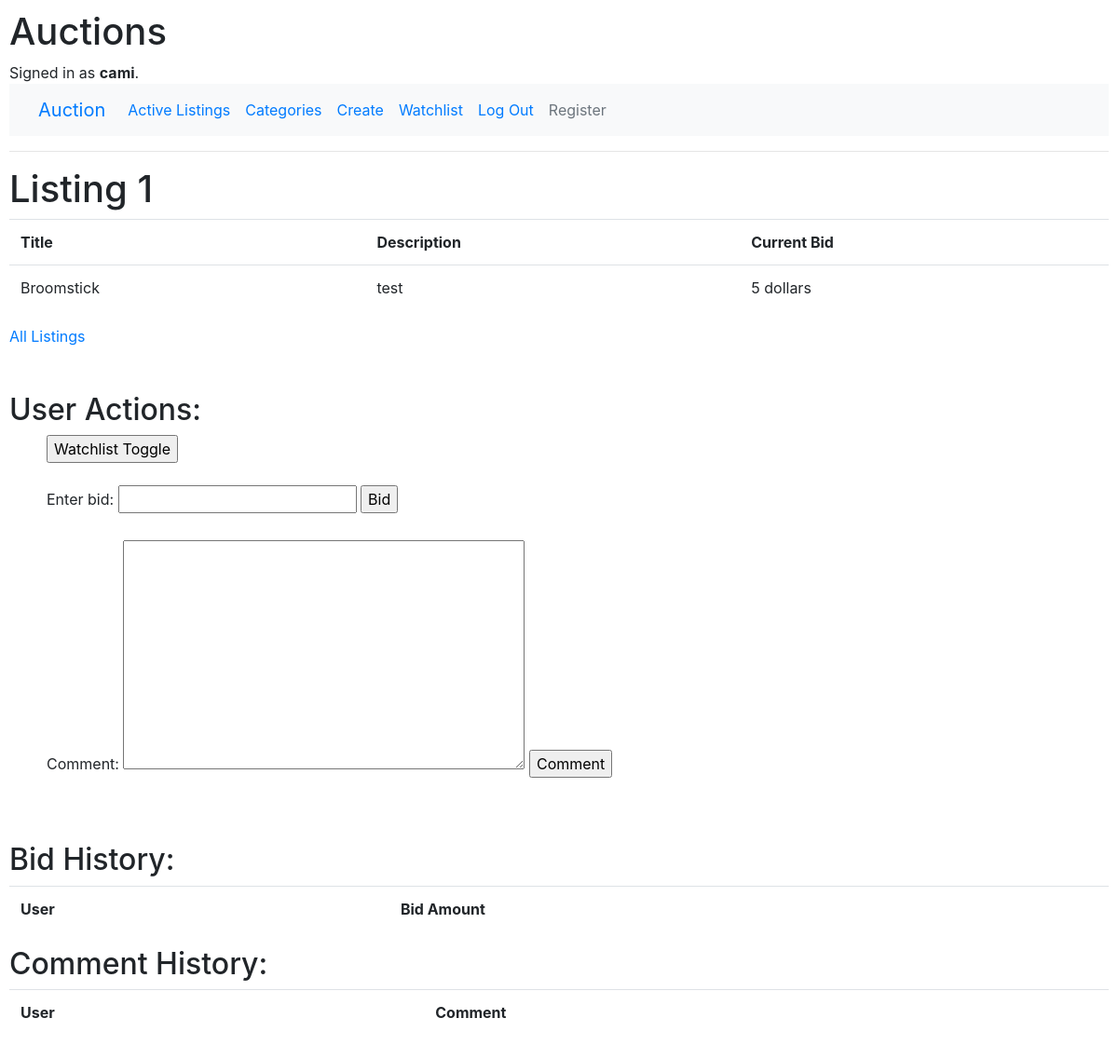
/listing/1 (signed in), run on the app's committed database.
### auctions/models.py (models this page shows)
class User(AbstractUser):
    pass

class Listing(models.Model):
    title = models.CharField(max_length=64)
    description = models.CharField(max_length=256)
    starting_bid = models.IntegerField()
    photo = models.URLField(blank=True)
    creator = models.ForeignKey(User, on_delete=models.CASCADE, blank=False, related_name="listings", default="")
    active = models.BooleanField(default=True)
    category = models.CharField(max_length=20, blank=True, choices=CATEGORY_CHOICES)

### auctions/views.py (the view)
# urls.py: path("listing/<int:listing_id>", views.listing, name="listing"),
def listing(request, listing_id):
    listing = Listing.objects.get(id = listing_id)
    if request.method == "POST":
        if "Watchlist" in request.POST:
            f = Watchlist.objects.filter(listing = listing, user=request.user)
            if f.exists():
                f.delete()
            else:
                f = Watchlist(listing = listing, user=request.user)
                f.save()
        if "CloseAuction" in request.POST:
            f = Listing.objects.filter(id = listing_id).update(active = False)
        new_bid = BiddingForm(request.POST)
        if new_bid.is_valid():
            new_bid = new_bid.cleaned_data["Enter_Bid"]
            if new_bid <= listing.starting_bid:
                return HttpResponseRedirect(reverse("listing", args=(listing.id,)))
            else:
                bid = Bid(amount = new_bid, user = request.user, listing = listing)
                bid.save()
                Listing.objects.filter(id = listing_id).update(starting_bid = new_bid)
        new_comment = CommentForm(request.POST)
        if new_comment.is_valid():
            new_comment = new_comment.cleaned_data["comment"]
            comment = Comment(comment = new_comment, user = request.user, listing = listing)
            comment.save()
        return HttpResponseRedirect(reverse("listing", args=(listing.id,)))
    else:
        return render(request, "auctions/listing.html", {
            "listing": listing,
            "bidding_form": BiddingForm(),
            "bid_history": Bid.objects.filter(listing = listing),
            "comment_form": CommentForm(),
            "comments": Comment.objects.filter(listing = listing),
            "user":request.user,
            "winning_user": getattr(Bid.objects.filter(listing=listing).last(), 'user', None)
        })

### auctions/views.py
class BiddingForm(forms.Form):
    Enter_Bid = forms.IntegerField(error_messages={'required': 'New bid must be greater than current bid'})

class CommentForm(forms.ModelForm):
    class Meta:
        model = Comment
        exclude = ['user', 'listing']
        widgets = {
            'comment': Textarea(attrs={'cols': 40, 'rows': 10}),
        }

### auctions/templates/auctions/listing.html (shortened to what this page needs)
{% extends "auctions/layout.html" %}
{% block body %}
    <h1>Listing {{ listing.id }}</h1>
    <table class="table">
        <tr>
            <th>Title</th>
            <th>Description</th>
            <th>Current Bid</th>
        </tr>
            <tr>
                <td>{{ listing.title }}</td>
                <td>{{ listing.description }}</td>
                <td>{{ listing.starting_bid }} dollars</td>
            </tr>
    </table>
    <a href="{% url 'index' %}">All Listings</a>
    <br>
    <br>
    <br>
    <h2>User Actions: </h2>
    <ul>
        {% if user.is_authenticated %}
            {% if listing.creator != user and listing.active == True %}
                <form action="{% url 'listing' listing.id %}" method="post">
                    <input type="submit", value="Watchlist Toggle", name="Watchlist">
                </form>
                <br>
                <form action="{% url 'listing' listing.id %}" method="post">
                    {{ bidding_form }}
                    <input type="submit", value="Bid">
                </form>
            {% elif listing.creator ==  user and listing.active == True %}
                <form action="{% url 'listing' listing.id %}" method="post">
                    {% csrf_token %}
                    <input type="submit", value="Close Auction", name="CloseAuction">
                </form>
            {% elif listing.creator ==  user and listing.active == False %}
                <br>
                <h3>
                    You have CLOSED this auction!
                </h3>
                <br>
            {% endif %}
            <br>
            <form action="{% url 'listing' listing.id %}" method="post">
                {{ comment_form }}
                <input type="submit", value="Comment">
            </form>
        {% endif %}
    </ul>
    <br>
    <br>
    <h2>Bid History:</h2>
    <table class="table">
        <tr>
            <th>User</th>
            <th>Bid Amount</th>
        </tr>
    </table>
    <h2>Comment History:</h2>
    <table class="table">
        <tr>
            <th>User</th>
            <th>Comment</th>
        </tr>
    </table>
{% endblock %}

### auctions/templates/auctions/layout.html (shortened to what this page needs)
{% load static %}
<!DOCTYPE html>
<html lang="en">
    <head>
        <link rel="stylesheet" href="https://stackpath.bootstrapcdn.com/bootstrap/4.4.1/css/bootstrap.min.css">
        <link href="{% static 'auctions/styles.css' %}" rel="stylesheet">
    </head>
    <body>
        <h1>Auctions</h1>
        <div>
            {% if user.is_authenticated %}
                Signed in as <strong>{{ user.username }}</strong>.
            {% else %}
                Not signed in.
            {% endif %}
        </div>
        <nav class="navbar navbar-expand-lg bg-light">
            <div class="container-fluid">
              <a class="navbar-brand" href="/">Auction</a>
              <div class="collapse navbar-collapse" id="navbarNavAltMarkup">
                <div class="navbar-nav">
                  <a class="nav-link active" aria-current="page" href="{% url 'index' %}">Active Listings</a>
                  <a class="nav-link" href="{% url 'categories' %}">Categories</a>
                  {% if user.is_authenticated %}
                    <a class="nav-link" href="{% url 'create' %}">Create</a>
                    <a class="nav-link" href="{% url 'watchlist' %}">Watchlist</a>
                    <a class="nav-link" href="{% url 'logout' %}">Log Out</a>
                    <a class="nav-link disabled">Register</a>
                  {% else %}
                    <a class="nav-link" href="{% url 'register' %}">Register</a>
                    <a class="nav-link" href="{% url 'login' %}">Log In</a>
                    <a class="nav-link disabled" href="{% url 'create' %}">Create</a>
                    <a class="nav-link disabled" href="{% url 'watchlist' %}">Watchlist</a>
                  {% endif %}
                </div>
              </div>
            </div>
        </nav>
        <hr>
        {% block body %}
        {% endblock %}
    </body>
</html>

### auctions/static/auctions/styles.css (style rules this page uses)
body { padding: 10px; }

### data on the page
User: username "cami"
Listing: id "1", title "Broomstick", description "test", starting_bid "5"
